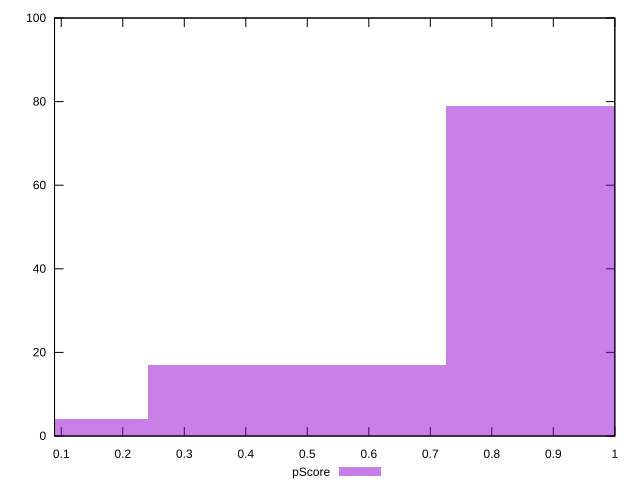

The gnuplot source for this figure:
reset

$pScore <<EOF
0.9665949227543167 79
0.48329746137715834 17
0 4
EOF

set key outside below
set boxwidth 0.48329746137715834
set xrange [0.08905579668509722:0.9999955901013304]
set yrange [0:100]
set trange [0:100]
set style fill transparent solid 0.5 noborder
set terminal svg size 640, 490 enhanced background rgb 'white'
set output "report_00013_2021-02-09T12-04-24.940Z/total-blocking-time/samples/pages+cached+noadtech/pScore/histogram.svg"

plot $pScore title "pScore" with boxes

reset
